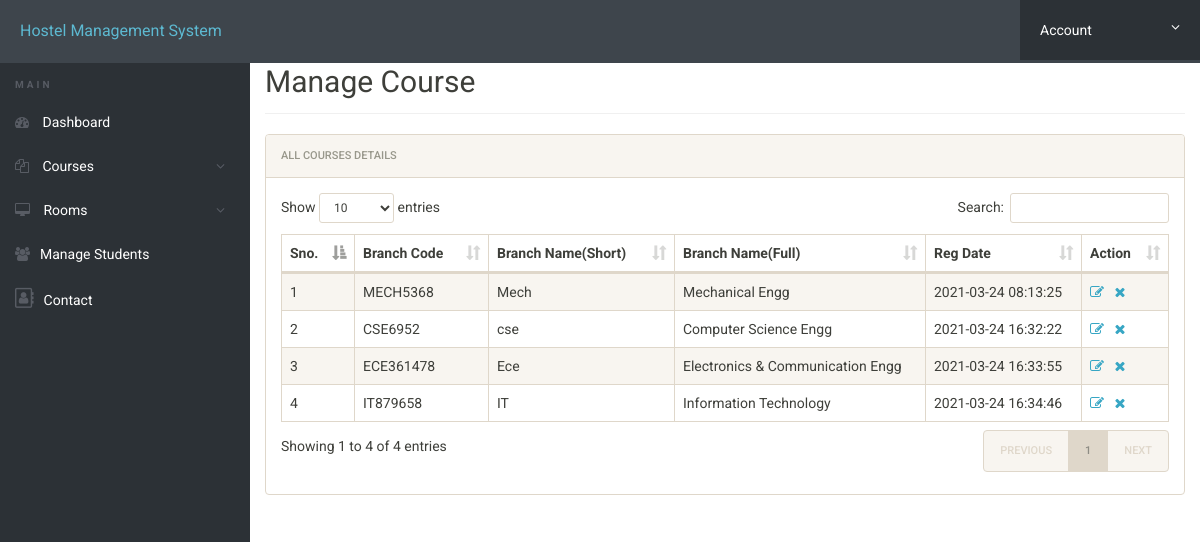
The app's page /admin/manage-courses.php (signed in) with its own data.
### tables this page shows
CREATE TABLE `courses` (
  `id` int(11) NOT NULL,
  `course_code` varchar(255) NOT NULL,
  `course_sn` varchar(255) NOT NULL,
  `course_fn` varchar(255) NOT NULL,
  `posting_date` timestamp NOT NULL DEFAULT current_timestamp()
);

### admin/manage-courses.php (the view, shortened to what this page needs)
<?php
include('includes/config.php');
?>
<!doctype html>
<html lang="en" class="no-js">
<head>
	<link rel="stylesheet" href="css/font-awesome.min.css">
	<link rel="stylesheet" href="css/bootstrap.min.css">
	<link rel="stylesheet" href="css/dataTables.bootstrap.min.css">
	<link rel="stylesheet" href="css/bootstrap-social.css">
	<link rel="stylesheet" href="css/bootstrap-select.css">
	<link rel="stylesheet" href="css/fileinput.min.css">
	<link rel="stylesheet" href="css/awesome-bootstrap-checkbox.css">
	<link rel="stylesheet" href="css/style.css">
</head>
<body>
	<?php include('includes/header.php');?>
	<div class="ts-main-content">
			<?php include('includes/sidebar.php');?>
			<br>
		<div class="content-wrapper">
			<div class="container-fluid">
				<div class="row">
					<div class="col-md-12">
						<h2 class="page-title">Manage Course</h2>
						<div class="panel panel-default">
							<div class="panel-heading">All Courses Details</div>
							<div class="panel-body">
								<table id="zctb" class="display table table-striped table-bordered table-hover" cellspacing="0" width="100%">
									<thead>
										<tr>
											<th>Sno.</th>
											<th>Branch Code</th>
											<th>Branch Name(Short)</th>
											<th>Branch Name(Full)</th>
											<th>Reg Date </th>
											<th>Action</th>
										</tr>
									</thead>
									<tbody>
<?php
$ret="select * from courses";
$stmt= $mysqli->prepare($ret) ;
$stmt->execute() ;
$res=$stmt->get_result();
$cnt=1;
while($row=$res->fetch_object())
	  {
	  	?>
<tr><td><?php echo $cnt;;?></td>
<td><?php echo $row->course_code;?></td>
<td><?php echo $row->course_sn;?></td>
<td><?php echo $row->course_fn;?></td>
<td><?php echo $row->posting_date;?></td>
<td><a href="edit-course.php?id=<?php echo $row->id;?>"><i class="fa fa-edit"></i></a>&nbsp;&nbsp;
<a href="manage-courses.php?del=<?php echo $row->id;?>" onclick="return confirm("Do you want to delete");"><i class="fa fa-close"></i></a></td>
										</tr>
									<?php
$cnt=$cnt+1;
									 } ?>
									</tbody>
								</table>
							</div>
						</div>
					</div>
				</div>
			</div>
		</div>
	</div>
</body>
</html>

### admin/includes/header.php (shortened to what this page needs)
<div class="brand clearfix">
		<a href="#" class="logo" style="font-size:16px;">Hostel Management System</a>
		<ul class="ts-profile-nav">
			<li class="ts-account">
				<a href="#"> Account <i class="fa fa-angle-down hidden-side"></i></a>
			</li>
		</ul>
	</div>

### admin/includes/sidebar.php (shortened to what this page needs)
<html>
<head>
<link rel="stylesheet" href="https://cdnjs.cloudflare.com/ajax/libs/font-awesome/4.7.0/css/font-awesome.min.css">
</head>
<body>
<nav class="ts-sidebar">
			<ul class="ts-sidebar-menu">
				<li class="ts-label">Main</li>
				<li><a href="dashboard.php"><i class="fa fa-dashboard"></i> Dashboard</a></li>
					<li><a href="#"><i class="fa fa-files-o"></i> Courses</a>
				</li>
					<li><a href="#"><i class="fa fa-desktop"></i> Rooms</a>
				</li>
				<li><a href="manage-students.php"><i class="fa fa-users"></i>Manage Students</a></li>
				<li><a href="\hostel/contact.php"><i class="fa fa-address-book-o" style="font-size:20px"></i>Contact</a></li>
		</nav>
</body>
</html>

### admin/css/style.css (style rules this page uses)
html { font-size: 14px; }
@media only screen and (min-width: 480px) { html { font-size: 17px; } }
@media only screen and (min-width: 768px) { html { font-size: 14px; } }
body { font-size: 1em; }
a { color: #37a6c4; }
.panel { overflow: hidden; }
ul, li { margin: 0; padding: 0; list-style: none; }
.page-title { padding-bottom: 15px; margin-bottom: 20px; border-bottom: 1px solid #f0f0f0; }
.brand { background: #3e454c; position: relative; z-index: 3; position: fixed; width: 100%; top: 0; }
.brand .logo { box-sizing: border-box; padding: 20px; float: left; display: block; width: 200px; }
@media only screen and (min-width: 992px) { .brand .logo { width: 250px; } }
.brand .ts-profile-nav { float: right; display: none; }
.brand .ts-profile-nav li { float: left; position: relative; }
.brand .ts-profile-nav li a { display: block; padding: 20px; color: #fff; }
.brand .ts-profile-nav .ts-account .fa-angle-down { float: right; }
.brand .ts-profile-nav .ts-account > a { width: 180px; background: #2c3136; }
@media only screen and (min-width: 992px) { .brand .ts-profile-nav { display: block; } }
.ts-sidebar { background: #2c3136; max-height: 0; transition: max-height 0.3s; overflow: hidden; position: fixed; z-index: 2; width: 100%; bottom: 0; top: 60px; overflow-y: auto; }
@media only screen and (min-width: 992px) { .ts-sidebar { max-height: 100%; bottom: 0; } }
.ts-sidebar-menu .ts-label { color: #585c64; font-weight: bold; padding: 8px 15px; text-transform: uppercase; font-size: 10px; letter-spacing: 3px; margin-top: 10px; }
.ts-sidebar-menu a { display: block; text-decoration: none; padding: 12px 15px; color: #fff; }
.ts-sidebar-menu li { position: relative; }
.ts-sidebar-menu li i { color: #585c64; margin-right: 10px; }
.ts-main-content .content-wrapper { padding-top: 15px; margin-top: 10px; }
@media only screen and (min-width: 992px) { .ts-main-content .ts-sidebar { width: 250px; float: left; } }
@media only screen and (min-width: 992px) { .ts-main-content .content-wrapper { margin-left: 250px; } }

### records on screen
courses: course_code "MECH5368", course_sn "Mech", course_fn "Mechanical Engg", posting_date "2021-03-24 08:13:25"
courses: course_code "CSE6952", course_sn "cse", course_fn "Computer Science Engg", posting_date "2021-03-24 16:32:22"
courses: course_code "ECE361478", course_sn "Ece", course_fn "Electronics & Communication Engg", posting_date "2021-03-24 16:33:55"
courses: course_code "IT879658", course_sn "IT", course_fn "Information Technology", posting_date "2021-03-24 16:34:46"
